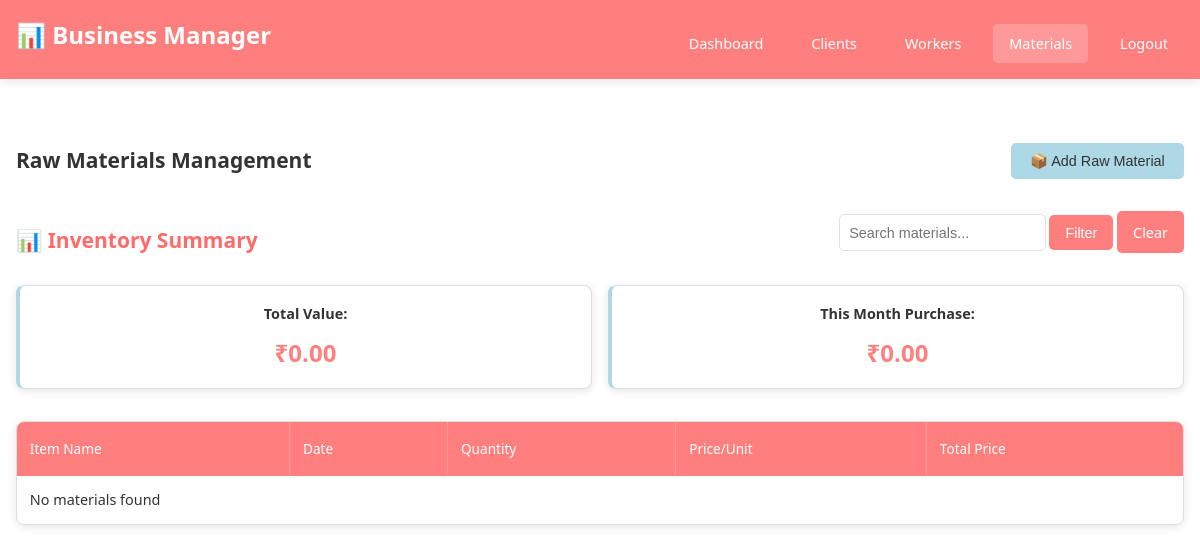
Before: /raw_materials (signed in) with the older database file.
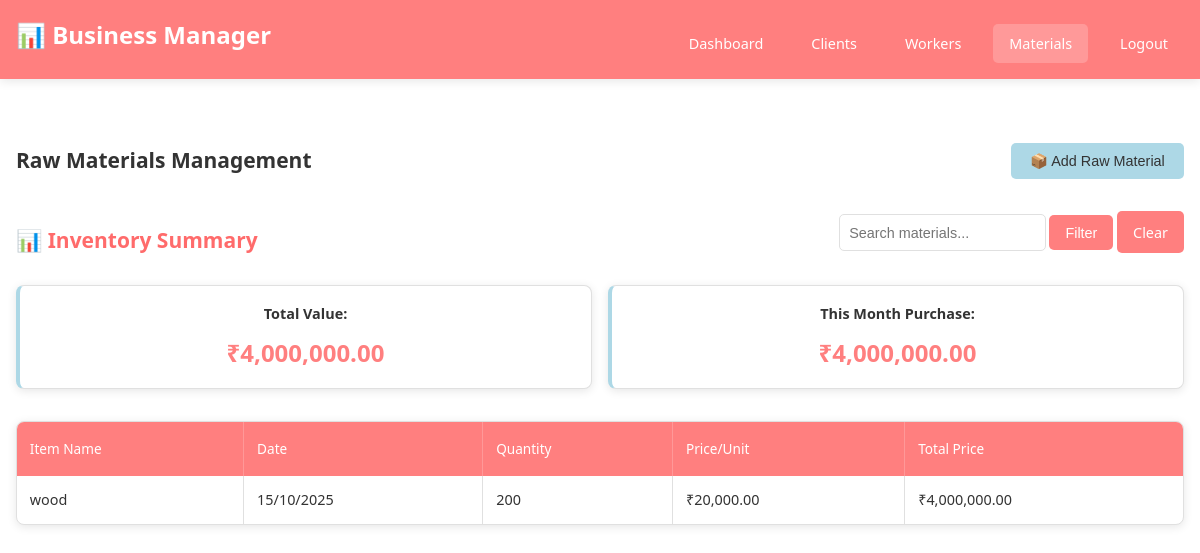
After: the same page with the newer database file.
### app/models.py (models this page shows)
class raw_material(db.Model):
    raw_id = db.Column(db.Integer, primary_key=True)
    item = db.Column(db.String(100), nullable = False)
    date = db.Column(db.Date, nullable = False)
    quantity = db.Column(db.Integer, nullable = False)
    price = db.Column(db.Float, nullable = False)
    amount = db.Column(db.Integer, db.Computed('quantity * price'))

### app/routes/tasks.py (the view)
    def wrapper(*args, **kwargs):
        if 'user' not in session:
            flash("⚠️ Please login first to continue.", "warning")
            return redirect(url_for('auth.login'))
        return view_func(*args, **kwargs)

### app/routes/tasks.py (called while the page is built)
def login_required(view_func):
    def wrapper(*args, **kwargs):
        if 'user' not in session:
            flash("⚠️ Please login first to continue.", "warning")
            return redirect(url_for('auth.login'))
        return view_func(*args, **kwargs)
    wrapper.__name__ = view_func.__name__
    return wrapper

### app/templates/raw_materials.html (shortened to what this page needs)
{% extends "base.html" %}
{% block content %}
<div class="section-header">
    <h2>Raw Materials Management</h2>
    <button type="button" class="btn btn-primary" id="openCartBtn">
        📦 Add Raw Material
    </button>
</div>
<section class="inventory-section">
    <div class="section-header">
        <h2 style="color: #FF6B6B;">📊 Inventory Summary</h2>
        <div class="filter-controls">
            <form method="GET" action="{{ url_for('tasks.raw_materials') }}">
                <input type="text" name="search" placeholder="Search materials..."
                       value="{{ request.args.get('search', '') }}">
                <button type="submit" class="btn">Filter</button>
                <a href="{{ url_for('tasks.raw_materials') }}" class="btn">Clear</a>
            </form>
        </div>
    </div>
<section class="inventory-summary">
    <div class="summary-grid">
        <div class="summary-card">
            <h3>Total Value:</h3>
            <span>₹{{ "{:,.2f}".format(total_inventory_value or 0) }}</span>
        </div>
        <div class="summary-card">
            <h3>This Month Purchase:</h3>
            <span>₹{{ "{:,.2f}".format(monthly_purchase or 0) }}</span>
        </div>
    </div>
</section>
    <div class="table-container">
        <table>
            <thead>
                <tr>
                    <th>Item Name</th>
                    <th>Date</th>
                    <th>Quantity</th>
                    <th>Price/Unit</th>
                    <th>Total Price</th>
                </tr>
            </thead>
            <tbody>
                {% for material in materials %}
                    <tr>
                        <td>{{ material.item }}</td>
                        <td>{{ material.date.strftime('%d/%m/%Y') if material.date else '-' }}</td>
                        <td>{{ material.quantity }}</td>
                        <td>₹{{ "{:,.2f}".format(material.price or 0) }}</td>
                        <td>₹{{ "{:,.2f}".format((material.quantity * material.price) if material.quantity and material.price else 0) }}</td>
                    </tr>
                {% else %}
                    <tr>
                        <td colspan="5">No materials found</td>
                    </tr>
                {% endfor %}
            </tbody>
        </table>
    </div>
</section>
{% endblock %}

Changed rows visible on the page:
added raw_material: item "wood", date "15/10/2025", quantity "200", price "20,000.00", quantity+price "4,000,000.00"
Other visible differences:
{{ "{:,.2f}".format(total_inventory_value or 0) }}: "0.00" → "4,000,000.00"
{{ "{:,.2f}".format(monthly_purchase or 0) }}: "0.00" → "4,000,000.00"
text no longer shown: "No materials found"
